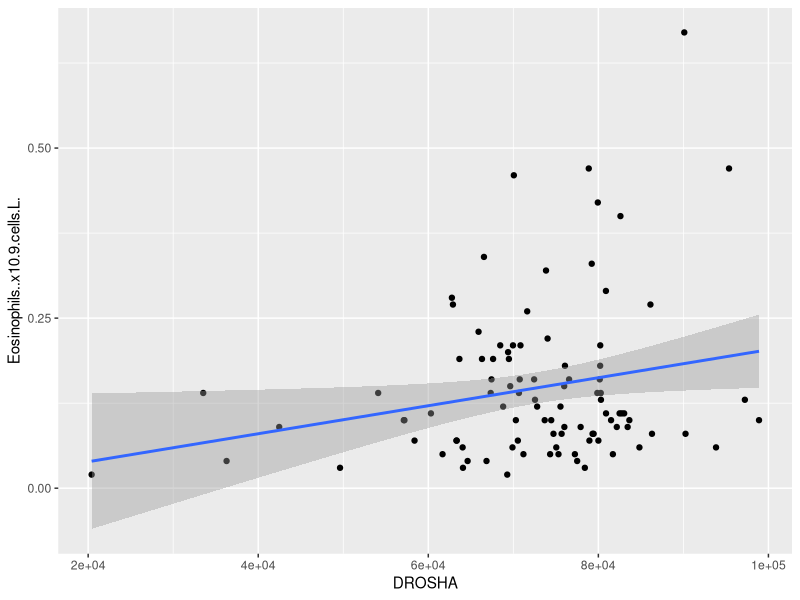
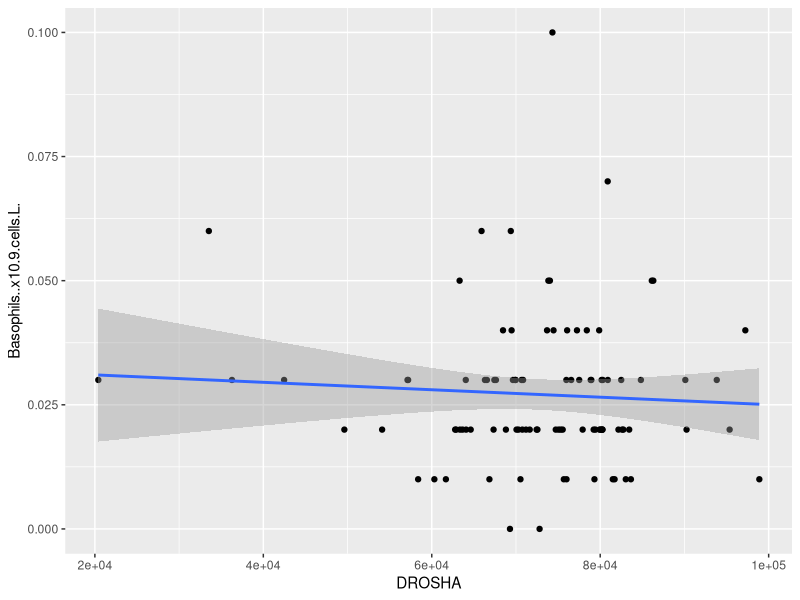

Reproduce these figures in R, in order. (Note: this script raises an error after producing the figures.)
## BTEC395 S2020 Stephane Djoumessi

## install.packages("ggplot2")
library(ggplot2)

## Set working directory to setwd("C:/Users/loicd/Desktop/Analyze-BASOPHILS-EOSINOPHILS-master/scripts")

## Read data
IBS1 <- read.table("../data/IBSGXData.txt", sep = "\t", header = TRUE)
View(IBS1)

##  Eosinophils Single Regression Test VS DROSHA gene
Eosinophils.regression <- lm(DROSHA ~ Eosinophils..x10.9.cells.L. , data=IBS1)
summary(Eosinophils.regression)

## Basophils Single Regression Test VS DROSHA gene
Basophils.regression <- lm(DROSHA ~ Basophils..x10.9.cells.L.  , data=IBS1)
summary(Basophils.regression)

## Eosinophils Scatterplot VS DROSHA gene
ggplot(IBS1, aes(x=DROSHA, y=Eosinophils..x10.9.cells.L.)) +
  geom_point() +    
  geom_smooth(method=lm) 

## Basophils Scatterplot VS DROSHA gene
ggplot(IBS1, aes(x=DROSHA, y=Basophils..x10.9.cells.L.)) +
  geom_point() +    
  geom_smooth(method=lm)
                   

## Recursive analysis for regression  - RNA Expression ##
## Access only the columns with RNA Expression
names(IBS1)[37:286]

##  Make a data frame of list type
storage <- list()
storage2 <- list()

## linear regression for each expressed gene vs Basophils
for(i in names(IBS1)[37:286]){
  storage[[i]]  <- lm(get(i) ~ Basophils..x10.9.cells.L., IBS1)
}

## linear regression for each expressed gene vs Eosinophils
for(i in names(IBS1)[37:286]){
  storage2[[i]]  <- lm(get(i) ~ Eosinophils..x10.9.cells.L., IBS1)
}
summary(storage$AGO2)
summary(storage$AGO2)$r.squared
summary(storage$AGO2)$coefficients[,4]

## output the results of the 250 genes vs Basophils in data_output folder
sink('../data_output/BasophilsStorage.txt', append = TRUE)
print(storage)
sink()

## output the results of the 250 genes vs Eosinophils in data_output folder
sink('../data_output/EosinophilsStorage.txt', append = TRUE)
print(storage2)
sink()


## Read in the table of fold changes (FC.csv)
FCdata <- read.csv("../data/FC.csv", row.names = 1, header = TRUE)
FCdata2 <- read.csv("../data/FC.2.csv", row.names = 1, header = TRUE)

## Read in the table of expression data
IBS <- read.csv("../data/GXdata.csv", header = TRUE)

## Access only the columns with RNA Expression (subsetting)
names(IBS)[28:277]

## Make a list of anova(lm()) results for BasophilCount parameter
storage3 <- list()

for(i in names(IBS)[28:277]){
  storage3[[i]]  <- anova(lm(get(i) ~ BasophilCount, IBS))
}

## Make a list of anova(lm()) results for EosinophilCount parameter
storage4 <- list()

for(i in names(IBS)[28:277]){
  storage4[[i]]  <- anova(lm(get(i) ~ EosinophilCount, IBS))
}

## Extract the Basophil p-values into a new list (storage3)
pVals <- list()
for(i in names(storage3)){
  pVals[[i]] <- -(log10(storage3[[i]]$'Pr(>F)'))
}

## Extract the Eosinophil p-values  into a new list (storage4)
pVals2 <- list()

for(i in names(storage4)){
  pVals2[[i]] <- -(log10(storage4[[i]]$'Pr(>F)'))
}

# Convert the Basophil pValues list into a data frame. 
DFpvalues <- data.frame(matrix(unlist(pVals), nrow=length(pVals), byrow=T))

# Convert the Eosiniphil pValues list into a data frame. 
DFpvalues2 <- data.frame(matrix(unlist(pVals2), nrow=length(pVals2), byrow=T))

## Combine the results dataframes and write column labels: BasophilCount
VolcanoPlotData <- cbind(FCdata, DFpvalues)
names(VolcanoPlotData)[1] <- paste("log2(SlopeDiff)")
names(VolcanoPlotData)[2] <- paste("-log10(Pval)")

## Combine the results dataframes and write column labels: EsoinophilCount
VolcanoPlotData2 <- cbind(FCdata2, DFpvalues2)
names(VolcanoPlotData2)[1] <- paste("log2(SlopeDiff)")
names(VolcanoPlotData2)[2] <- paste("-log10(Pval)")


## Add a column to evaluate significance
VolcanoPlotData$Sig <- ifelse(VolcanoPlotData$`-log10(Pval)` > 1.3, "Sig", "Insig");
VolcanoPlotData2$Sig <- ifelse(VolcanoPlotData$`-log10(Pval)` > 1.3, "Sig", "Insig");
  
## Install necessary packages
library(ggplot2)
# library(ggrepel)

## output the result of the BasophilCount volcanoplot into fig_output data folder
png("../fig_output/BasophilCountplot.png")
BasophilCountplot <- ggplot(VolcanoPlotData, aes(x = `log2(SlopeDiff)`, y = `-log10(Pval)`, label=rownames(VolcanoPlotData), color=Sig)) +
  geom_point(aes(color = Sig)) +
  scale_color_manual(values = c("black", "red")) +
  theme_bw(base_size = 12) + theme(legend.position = "bottom") +
  geom_text(aes(x = `log2(SlopeDiff)`,y = `-log10(Pval)`, fontface = 1, size=3,  label=row.names(VolcanoPlotData)))

print(BasophilCountplot + ggtitle("Gene Expression vs. BasophilCount Level"))
dev.off()

## output the result of the EosinophilCount volcanoplot into fig_output data folder
png("../fig_output/EosinophilCountplot.png")
EosinophilCountplot <- ggplot(VolcanoPlotData2, aes(x = `log2(SlopeDiff)`, y = `-log10(Pval)`, label=rownames(VolcanoPlotData2), color=Sig)) +
  geom_point(aes(color = Sig)) +
  scale_color_manual(values = c("black", "red")) +
  theme_bw(base_size = 12) + theme(legend.position = "bottom") +
  geom_text(aes(x = `log2(SlopeDiff)`,y = `-log10(Pval)`, fontface = 1, size=3,  label=row.names(VolcanoPlotData2)))

print(EosinophilCountplot + ggtitle("Gene Expression vs. EosinophilCount Level"))
dev.off()

